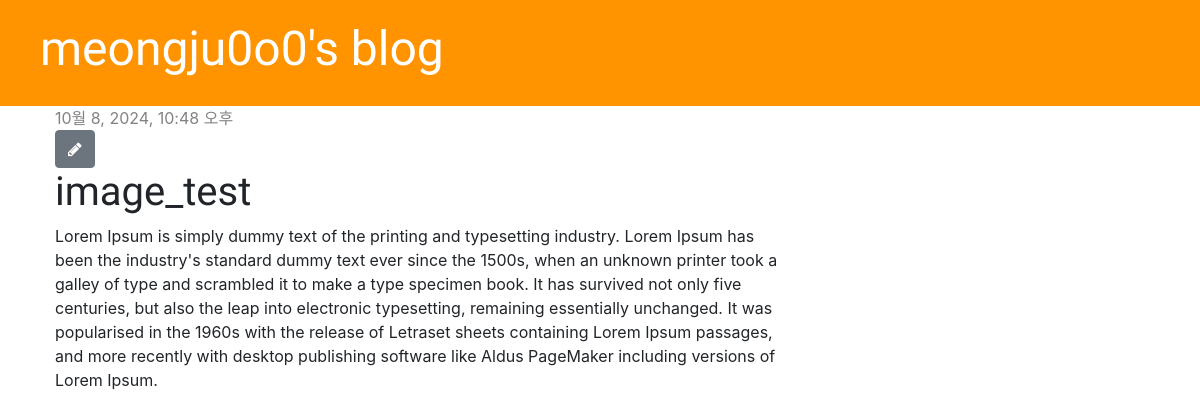
The app's page /post/1/ with its own data.
### blog/models.py (models this page shows, shortened)
class Post(models.Model):
    author = models.ForeignKey(settings.AUTH_USER_MODEL, on_delete=models.CASCADE)
    title = models.CharField(max_length=200)
    text = models.TextField()
    created_date = models.DateTimeField(default=timezone.now)
    published_date = models.DateTimeField(blank=True, null=True)
    image = models.ImageField(upload_to='images/', default='blog_image/default_error.png')

### blog/views.py (the view)
# urls.py: path('post/<int:pk>/', views.post_detail, name='post_detail'),
def post_detail(request, pk):
    post = get_object_or_404(Post, pk=pk)
    return render(request, 'blog/post_detail.html', {'post': post})

### blog/templates/blog/post_detail.html
{% extends 'blog/base.html' %}
{% block content %}
    <div class="post">
        {% if post.published_date %}
            <div class="date">
                {{ post.published_date }}
            </div>
        {% endif %}
        <a class="btn btn-secondary" href="{% url 'post_edit' pk=post.pk %}">
            <span class="fa fa-pencil"></span>
        </a>
        <h1>{{ post.title }}</h1>
        <p>{{ post.text|linebreaksbr }}</p>
    </div>
{% endblock %}

### blog/static/css/blog.css (style rules this page uses)
h1, h2, h3, h4 { font-family: 'Lobster', cursive; }
.date { color: #828282; }
.post { margin-bottom: 70px; }

### records on screen
Post: published_date "10월 8, 2024, 10:48 오후", title "image_test", text "Lorem Ipsum is simply dummy text of the printing and typesetting industry. Lorem Ipsum has been the industry's standard dummy text ever since the 1500s, when an unknown printer took a galley of type and scrambled it to make a type specimen book. It has survived not only five centuries, but also the leap into electronic typesetting, remaining essentially unchanged. It was popularised in the 1960s with the release of Letraset sheets containing Lorem Ipsum passages, and more recently with desktop publishing software like Aldus PageMaker including versions of Lorem Ipsum."
